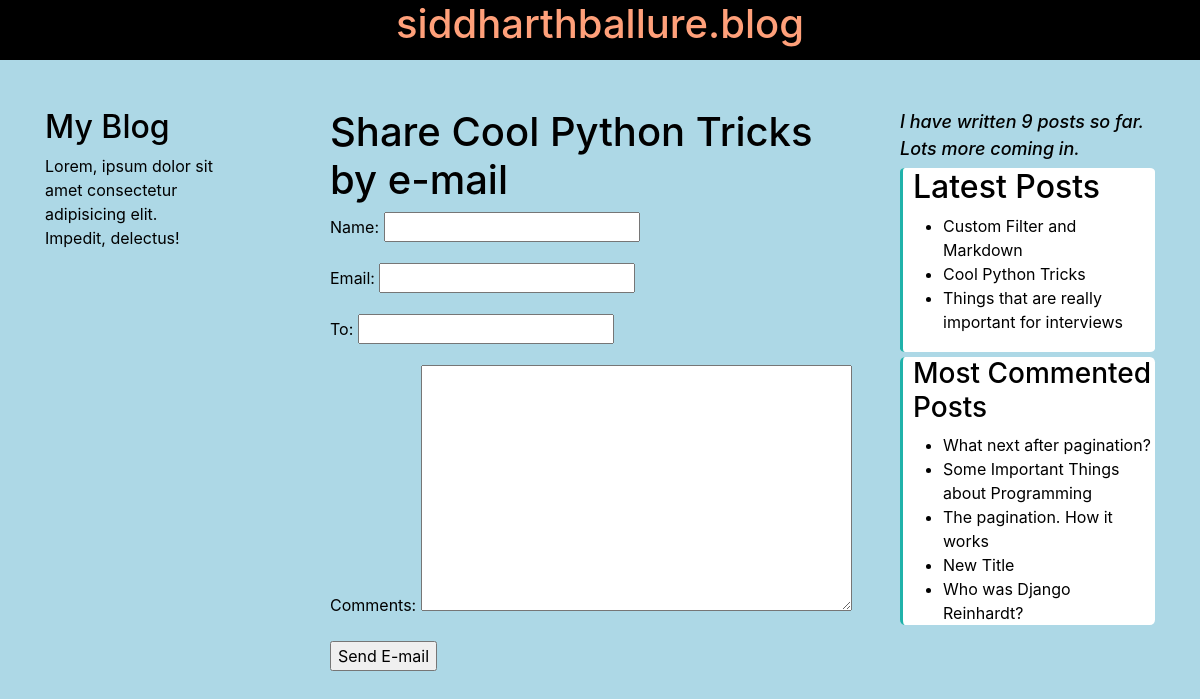
/blog/9/share/, run on the app's committed database.
### blog/models.py (models this page shows, shortened)
class Post(models.Model):
    STATUS_CHOICES = (
        ('draft', 'Draft'),
        ('published', 'Published'),
    )
    title = models.CharField(max_length=250)
    slug = models.SlugField(max_length=250,
                            unique_for_date='publish')
    author = models.ForeignKey(User,
                                on_delete=models.CASCADE,
                                related_name='blog_posts')
    body = models.TextField()
    publish = models.DateTimeField(default=timezone.now)
    created = models.DateTimeField(auto_now_add=True)
    updated = models.DateTimeField(auto_now=True)
    status = models.CharField(max_length=10,
                              choices=STATUS_CHOICES,
                              default='draft')
    objects = models.Manager() #default manager
    published = PublishedManager() #custom manager
    tags = TaggableManager()
    class Meta:
        ordering = ('-publish',)
    def get_absolute_url(self):
        return reverse('blog:post_detail',
                        args=[self.publish.year,
                              self.publish.month,
                              self.publish.day,
                              self.slug])

### blog/views.py (the view)
# urls.py: path('<int:post_id>/share/', views.post_share, name='post_share'),
def post_share(request, post_id):
    post = get_object_or_404(Post, id=post_id, status='published')
    sent = False
    if request.method == 'POST':
        form = EmailPostForm(request.POST)
        if form.is_valid():
            cd = form.cleaned_data
            post_url = request.build_absolute_uri(
                post.get_absolute_url())
            subject = f"{cd['name']} recommends you read" f'{post.title}'
            message = f"Read {post.title} at {post_url}"\
                      f"{cd['name']}\'s comments: {cd['comments']}"
            send_mail(subject, message, 'sidhrth05@gmail.com', [cd['to']])
            sent = True
    else:
        form = EmailPostForm()
    return render(request, 'blog/post/share.html', {'post':post,
                                                    'form':form,
                                                    'sent':sent})

### blog/forms.py
class EmailPostForm(forms.Form):
    name = forms.CharField(max_length=25)
    email = forms.EmailField()
    to = forms.EmailField()
    comments = forms.CharField(required=False,
                               widget=forms.Textarea)

### blog/models.py (called while the page is built)
    def get_queryset(self):
        return super(PublishedManager, self).get_queryset()\
                                            .filter(status='published')

### blog/templatetags/blog_tags.py (called while the page is built)
@register.simple_tag
def total_posts():
    return Post.published.count()

@register.inclusion_tag('blog/post/latest_posts.html')
def show_latest_posts(count=5):
    latest_posts = Post.published.order_by('-publish')[:count]
    return {'latest_posts':latest_posts}

@register.simple_tag
def get_most_commented_posts(count=5):
    return Post.published.annotate(
        total_comments = Count('comments')
    ).order_by('-total_comments')[:count]

### blog/templates/blog/post/share.html (shortened to what this page needs)
{% extends 'blog/base.html' %}
{% block content %}
    {% if sent %}
        <h1>E-mail successfully sent</h1>
        <p>
            '{{ post.title }}' was successfully sent to {{ form.cleaned_data.to }}.
        </p>
    {% else %}
        <h1>Share {{ post.title }} by e-mail</h1>
        <form method="post">
            {{ form.as_p }}
            <input type="submit" value="Send E-mail">
        </form>
    {% endif %}
{% endblock %}

### blog/templates/blog/base.html (shortened to what this page needs)
{% load blog_tags %}
{% load static %}
<!DOCTYPE html>
<html lang="en">
<head>
    <link rel="stylesheet" href="https://stackpath.bootstrapcdn.com/bootstrap/4.5.2/css/bootstrap.min.css"
>
    <link rel="stylesheet" href="{% static 'css/blog.css' %}">
</head>
<body>
        <div id='head' class='mb-5 pb-1 sticky-top'>
            <h1  class='text-center'>siddharthballure.blog</h1>
        </div>
<div class="container" >
    <div class="row">
        <div id="sidebar"  class="col-sm-2 mt-auto">
            <h2>My Blog</h2>
            <p>Lorem, ipsum dolor sit amet consectetur adipisicing elit. Impedit, delectus!</p>
        </div>
        <div id="content"  class="col col-sm-6" >
            {% block content %}
            {% endblock %}
        </div>
        <div class='col col-sm-3' id='right-sidebar'>
            <p>I have written {% total_posts %} posts so far. Lots more coming in.</p>
            <div id='latest_posts'>
                <h2>Latest Posts</h2>
                {% show_latest_posts 3 %}
            </div>
            <div id='most_commented'>
                <h3>Most Commented Posts</h3>
                {% get_most_commented_posts as most_commented_posts %}
                <ul>
                    {% for post in most_commented_posts %}
                        <li>
                            <a href="{{ post.get_absolute_url }}">
                                {{ post.title }}
                            </a>
                        </li>
                    {% endfor %}
                </ul>
            </div>
        </div>
    </div>
</div>
</body>
</html>

### blog/templates/blog/post/latest_posts.html
<ul>
    {% for post in latest_posts %}
        <li>
            <a href="{{ post.get_absolute_url }}">
                {{ post.title }}
            </a>
        </li>
    {% endfor %}
</ul>

### blog/static/css/blog.css (style rules this page uses)
html { scroll-behavior: smooth; }
body { background:lightblue; color: black; }
#head { background: black; color: lightsalmon; }
#sidebar { position: fixed; margin-top: 100px; padding-left: -10px; }
#content { margin-left: auto; }
a { color: black; }
#right-sidebar { margin-bottom: auto; border-radius: 2%; }
#right-sidebar { position: -webkit-sticky; position: sticky; top: -35px; }
#right-sidebar > p { font-style: italic; font-size: large; font-weight: 500; color: black; }
ul>li { list-style-type: disc; }
#latest_posts { background-color: rgb(255, 255, 255); border-radius: 2%; padding-right: 2px; padding-left: 10px; padding-bottom: 2px; margin-bottom: 5px; padding-top: -10px; margin-top: -10px; border-left: 3px solid lightseagreen; }
#latest_posts>ul { padding-left: 30px; }
#most_commented { background-color: rgb(255, 255, 255); border-radius: 2%; padding-left: 10px; border-left: 3px solid lightseagreen; }
#most_commented >ul { padding-left: 30px; }

### data on the page
Post: title "Cool Python Tricks"
Post: title "Custom Filter and Markdown"
Post: title "Things that are really important for interviews"
Post: title "What next after pagination?"
Post: title "Some Important Things about Programming"
Post: title "The pagination. How it works"
Post: title "New Title"
Post: title "Who was Django Reinhardt?"
